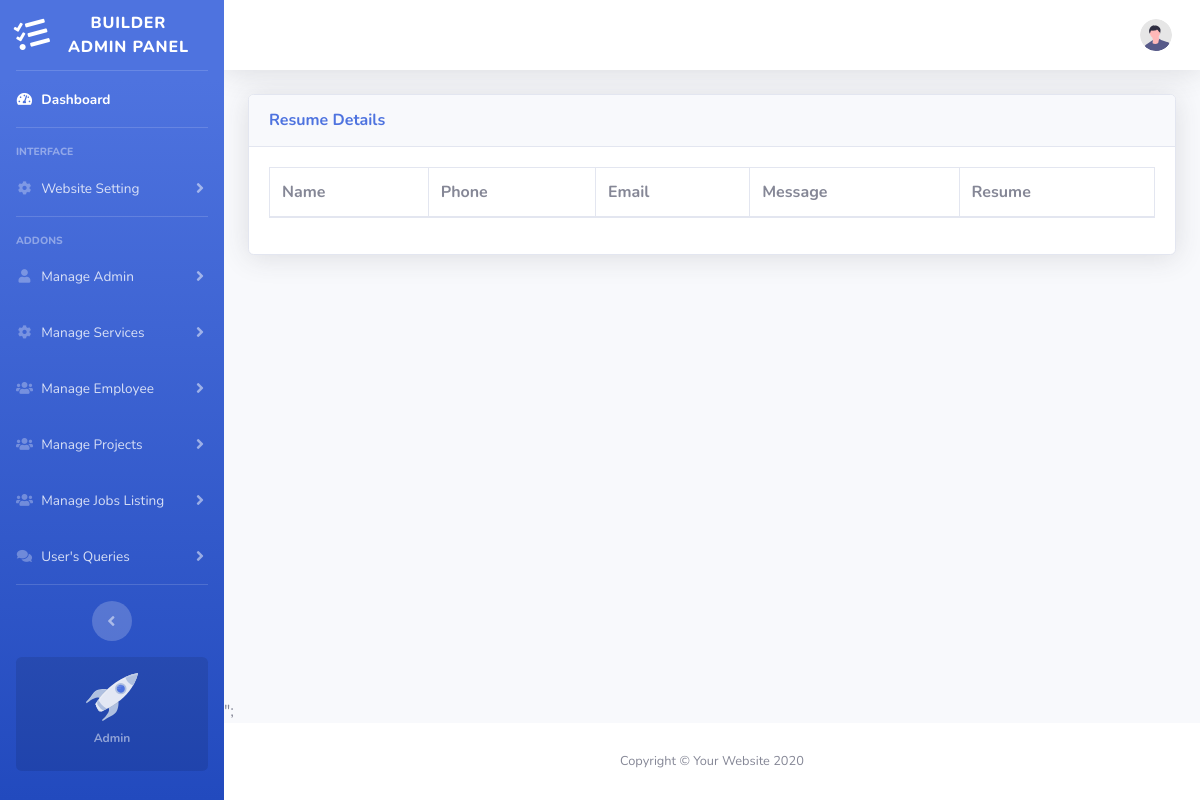
The page /admin/manage_resume.php on the database as committed earlier.
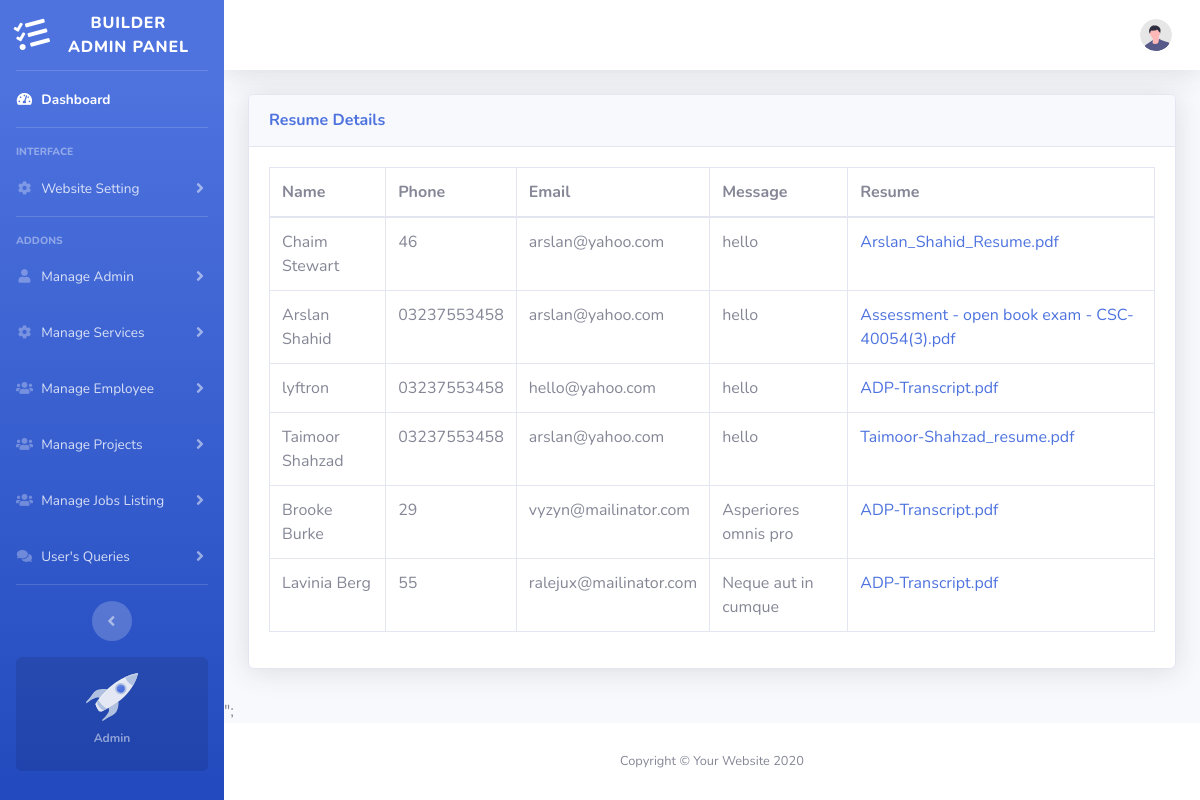
The same page on the database as committed later.
### tables this page shows
CREATE TABLE `resumes` (
  `id` int(11) NOT NULL,
  `name` varchar(255) NOT NULL,
  `date` date NOT NULL,
  `phone` varchar(255) NOT NULL,
  `resume_name` varchar(255) NOT NULL,
  `email` varchar(255) NOT NULL,
  `msg` text NOT NULL
);

### models/Job.php (called while the page is built, shortened)
<?php
class Job
{
    public function getAllUserResumes()
    {
        $obj_db = self::obj_db();
        $query = "SELECT * FROM resumes";
        $result = $obj_db->query($query);
        $userResumes = [];
        while ($row = $result->fetch_assoc()) {
            $userResumes[] = $row;
        }
        $resumeDirectory = $_SERVER['DOCUMENT_ROOT'] . "/uploads";
        foreach ($userResumes as &$userResume) {
            $resumeName = $userResume['resume_name'];
            $resumePath = $resumeDirectory . '/' . $resumeName;
        }
        return $userResumes;
    }
}

### admin/manage_resume.php (the view, shortened to what this page needs)
<?php
require_once '../models/Job.php';
require_once 'views/header.php';
require_once 'views/sidebar.php';
require_once 'views/navbar.php';
$job = new Job();
$resumeDirectory = '../uploads/';
$resumes = $job->getAllUserResumes($resumeDirectory);
?>
<div class="container-fluid">
    <div class="card shadow mb-4">
        <div class="card-header py-3">
            <h6 class="m-0 font-weight-bold text-primary">Resume Details</h6>
        </div>
        <div class="card-body">
            <div class="table-responsive">
                <table class="table table-bordered" id="dataTable" width="100%" cellspacing="0">
                    <thead>
                        <tr>
                            <th>Name</th>
                            <th>Phone</th>
                            <th>Email</th>
                            <th>Message</th>
                            <th>Resume </th>
                        </tr>
                    </thead>
                    <?php
                    foreach ($resumes as $resume) {
                        echo "<tr>";
                        echo "<td>" . $resume['name'] . "</td>";
                        echo "<td>" . $resume['phone'] . "</td>";
                        echo "<td>" . $resume['email'] . "</td>";
                        echo "<td>" . $resume['msg'] . "</td>";
                        echo "<td><a href='/uploads/" . $resume['resume_name'] . "' download>" . $resume['resume_name'] . "</a></td>";
                        echo "</tr>";
                    }
                    ?>
                </table>
            </div>
        </div>
    </div>
</div>
</div>
";
<?php
require_once 'views/footer.php';
?>

Rows that differ between the two databases and show on the page:
added resumes: name "Chaim Stewart", phone "46", email "arslan@yahoo.com", msg "hello", resume_name "Arslan_Shahid_Resume.pdf"
added resumes: name "Arslan Shahid", phone "03237553458", email "arslan@yahoo.com", msg "hello", resume_name "Assessment - open book exam - CSC- 40054(3).pdf"
added resumes: name "lyftron", phone "03237553458", email "hello@yahoo.com", msg "hello", resume_name "ADP-Transcript.pdf"
added resumes: name "Taimoor Shahzad", phone "03237553458", email "arslan@yahoo.com", msg "hello", resume_name "Taimoor-Shahzad_resume.pdf"
added resumes: name "Brooke Burke", phone "29", email "vyzyn@mailinator.com", msg "Asperiores omnis pro", resume_name "ADP-Transcript.pdf"
added resumes: name "Lavinia Berg", phone "55", email "ralejux@mailinator.com", msg "Neque aut in cumque", resume_name "ADP-Transcript.pdf"
